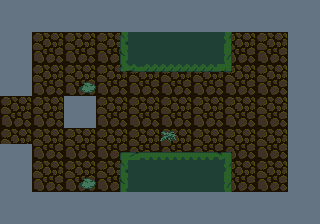

The image is a tile-based game level rendered from a .tmx file. Its description and source (layers, tilesets, objects; grid data summarised) follow:
An orthogonal 40x28 tile map with 8x8 px tiles, 3 tile layers (gfx, walls, holes) and 4 objects (2x Item, 2x Enemy).

<map version="1.10" tiledversion="1.10.2" orientation="orthogonal" renderorder="right-down" width="40" height="28" tilewidth="8" tileheight="8" infinite="0" nextlayerid="6" nextobjectid="10">
 <tileset firstgid="1" source="forest-temple.tsx" />
 <layer id="1" name="gfx" width="40" height="28">
  <data>[1120 cells, 1120 non-empty, 92 distinct tile ids]</data>
 </layer>
 <layer id="2" name="walls" width="40" height="28">
  <data>[1120 cells, 472 non-empty, 1 distinct tile ids]</data>
 </layer>
 <layer id="5" name="holes" width="40" height="28">
  <data>[1120 cells, 96 non-empty, 1 distinct tile ids]</data>
 </layer>
 <objectgroup id="4" name="objs">
  <object id="6" name="HeartItem" type="Item" x="256" y="64">
   <point />
  </object>
  <object id="7" name="HeartItem" type="Item" x="256" y="168">
   <point />
  </object>
  <object id="8" name="Orc" type="Enemy" x="208" y="80">
   <properties>
    <property name="speed" type="int" value="32" />
   </properties>
   <point />
  </object>
  <object id="9" name="Orc" type="Enemy" x="208" y="144">
   <properties>
    <property name="speed" type="int" value="32" />
   </properties>
   <point />
  </object>
 </objectgroup>
</map>
